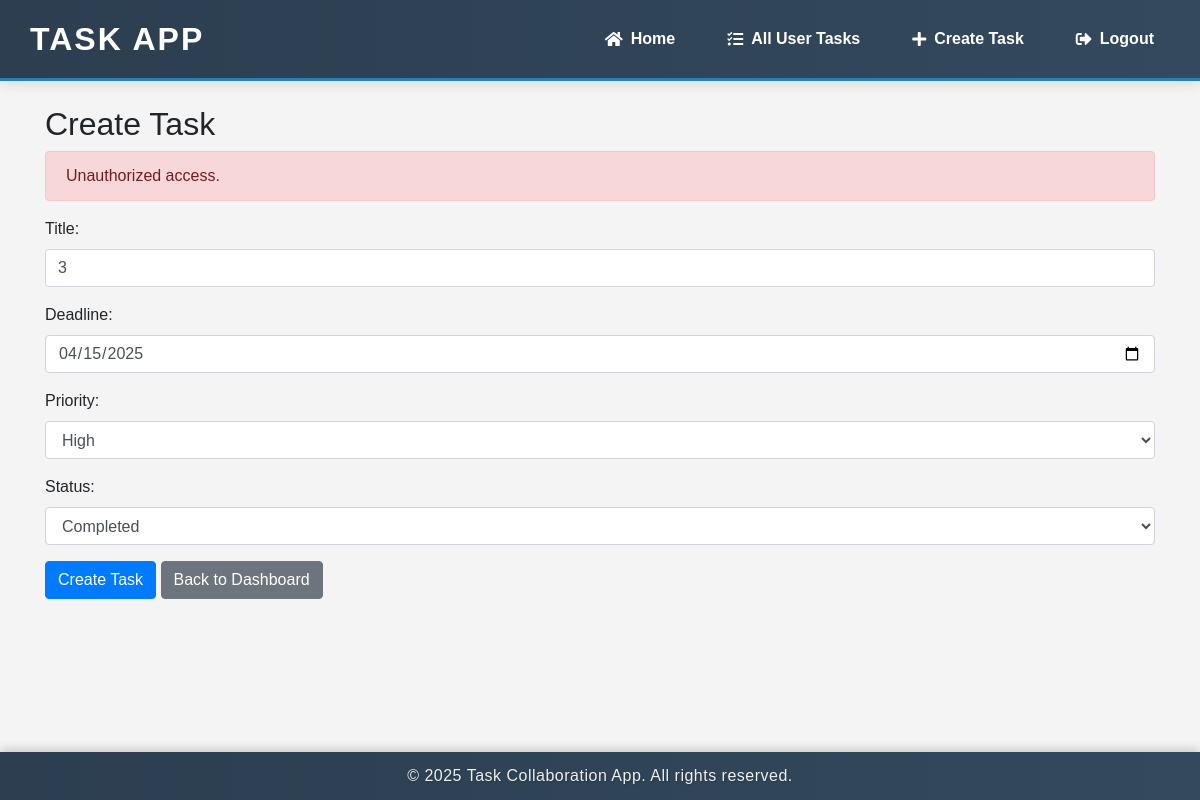
The app's page /task.php?id=3 (signed in) with its own data.
### tables this page shows
CREATE TABLE `tasks` (
  `id` int(11) NOT NULL,
  `user_id` int(11) NOT NULL,
  `title` varchar(255) NOT NULL,
  `deadline` date NOT NULL,
  `priority` enum('High','Medium','Low') NOT NULL,
  `status` enum('Pending','Completed') DEFAULT 'Pending'
);

### task.php (the view, shortened to what this page needs)
<?php
include 'config/db.php';
include 'includes/header.php';
$user_id = $_SESSION['user_id'];
$task_id = isset($_GET['id']) ? intval($_GET['id']) : null;
$isEditing = $task_id !== null;
$error = "";
$title = '';
$deadline = '';
$priority = '';
$status = '';
if ($isEditing) {
    $stmt = $conn->prepare("SELECT title, deadline, priority, status, user_id FROM tasks WHERE id = ?");
    $stmt->bind_param("i", $task_id);
    $stmt->execute();
    $stmt->bind_result($title, $deadline, $priority, $status, $task_user_id);
    if ($stmt->fetch()) {
        if ($task_user_id != $user_id) {
            $error = "Unauthorized access.";
            $isEditing = false;
        }
    } else {
        $error = "Task not found.";
        $isEditing = false;
    }
}
?>
<link href="https://cdn.jsdelivr.net/npm/bootstrap@4.6.2/dist/css/bootstrap.min.css" rel="stylesheet">
<div class="container mt-4">
    <h2><?php echo $isEditing ? 'Edit' : 'Create'; ?> Task</h2>
    <?php if (!empty($error)): ?>
        <div class="alert alert-danger"><?php echo $error; ?></div>
    <?php endif; ?>
    <form method="POST" action="">
        <div class="form-group">
            <label for="title">Title:</label>
            <input type="text" id="title" name="title" class="form-control" value="<?php echo htmlspecialchars($title); ?>" required>
        </div>
        <div class="form-group">
            <label for="deadline">Deadline:</label>
            <input type="date" id="deadline" name="deadline" class="form-control" value="<?php echo htmlspecialchars($deadline); ?>" required>
        </div>
        <div class="form-group">
            <label for="priority">Priority:</label>
            <select id="priority" name="priority" class="form-control" required>
                <option value="High" <?php echo $priority == 'High' ? 'selected' : ''; ?>>High</option>
            </select>
        </div>
        <div class="form-group">
            <label for="status">Status:</label>
            <select id="status" name="status" class="form-control" required>
                <option value="Completed" <?php echo $status == 'Completed' ? 'selected' : ''; ?>>Completed</option>
            </select>
        </div>
        <button type="submit" class="btn btn-<?php echo $isEditing ? 'success' : 'primary'; ?>">
            <?php echo $isEditing ? 'Update' : 'Create'; ?> Task
        </button>
        <a href="dashboard.php" class="btn btn-secondary">Back to Dashboard</a>
    </form>
</div>
<?php include 'includes/footer.php'; ?>

### includes/header.php (style rules this page uses)
* { margin: 0; padding: 0; box-sizing: border-box; }
body { font-family: 'Arial', sans-serif; background-color: #f4f4f4; }

### task.php (style rules this page uses)
* { margin: 0; padding: 0; box-sizing: border-box; }
body { font-family: 'Arial', sans-serif; background-color: #f4f4f4; }

### records on screen
tasks: user "Unauthorized access.", title "3", deadline "04/15/2025", priority "High", status "Completed"
